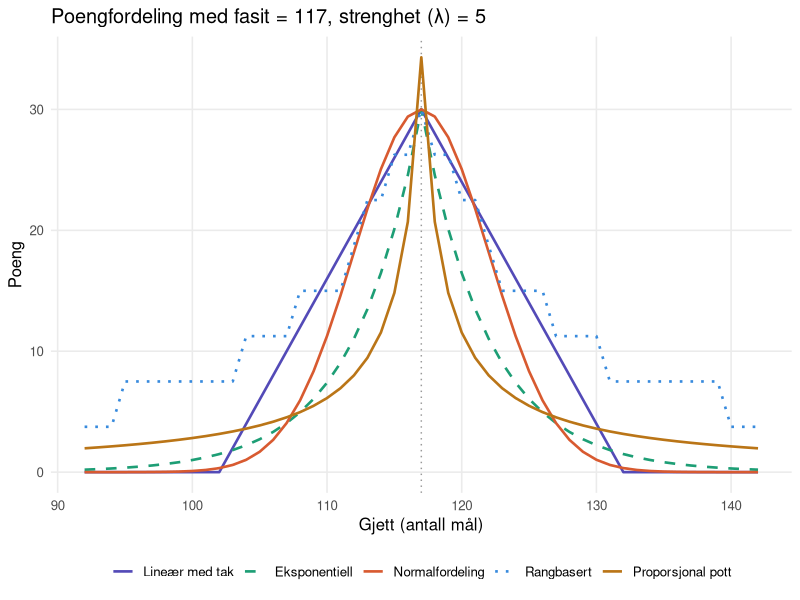

Recreate this plot in R.
## ---- chunk 1
#| label: setup

library(ggplot2)
library(dplyr)
library(tidyr)
library(knitr)

fasit <- 117
lambda <- 5
sigma <- 5
## ---- chunk 2
#| label: kurver
#| fig-width: 8
#| fig-height: 4.5

# Lager et rutenett av mulige gjett rundt fasiten
gjett <- seq(fasit - 25, fasit + 25, by = 1)
avvik <- abs(gjett - fasit)

# Fem metoder
linear      <- pmax(30 - 2 * avvik, 0)
eksp        <- 30 * exp(-avvik / lambda)
normal      <- 30 * exp(-(avvik^2) / (2 * sigma^2))

# Rangbasert: simulerer 7 deltakere for å vise hvordan en ny gjett rangeres
sim_avvik <- c(0, 2, 4, 5, 9, 13, 22)
n_sim <- length(sim_avvik) + 1
rang_kurve <- sapply(avvik, function(a) {
  alle <- c(sim_avvik, a)
  r <- rank(alle, ties.method = "min")[length(alle)]
  30 * (n_sim - r + 1) / n_sim
})

# Proporsjonal pott: total pott på 100 fordelt etter nærhet
sim_naerhet <- 1 / (1 + sim_avvik)
pott_kurve <- sapply(avvik, function(a) {
  ekstra <- 1 / (1 + a)
  100 * ekstra / (sum(sim_naerhet) + ekstra)
})

df <- tibble(
  gjett = gjett,
  `Lineær med tak` = linear,
  `Eksponentiell` = eksp,
  `Normalfordeling` = normal,
  `Rangbasert` = rang_kurve,
  `Proporsjonal pott` = pott_kurve
) |>
  pivot_longer(-gjett, names_to = "metode", values_to = "poeng") |>
  mutate(metode = factor(metode, levels = c(
    "Lineær med tak", "Eksponentiell", "Normalfordeling",
    "Rangbasert", "Proporsjonal pott"
  )))

ggplot(df, aes(gjett, poeng, color = metode, linetype = metode)) +
  geom_vline(xintercept = fasit, color = "grey60", linetype = "dotted") +
  geom_line(linewidth = 0.9) +
  scale_color_manual(values = c(
    "Lineær med tak" = "#534AB7",
    "Eksponentiell" = "#1D9E75",
    "Normalfordeling" = "#D85A30",
    "Rangbasert" = "#378ADD",
    "Proporsjonal pott" = "#BA7517"
  )) +
  scale_linetype_manual(values = c(
    "Lineær med tak" = "solid",
    "Eksponentiell" = "dashed",
    "Normalfordeling" = "solid",
    "Rangbasert" = "dotted",
    "Proporsjonal pott" = "solid"
  )) +
  labs(
    x = "Gjett (antall mål)",
    y = "Poeng",
    color = NULL,
    linetype = NULL,
    title = paste0("Poengfordeling med fasit = ", fasit, ", strenghet (λ) = ", lambda)
  ) +
  theme_minimal(base_size = 12) +
  theme(
    legend.position = "bottom",
    panel.grid.minor = element_blank()
  )
## ---- chunk 3
#| label: tabell

deltakere <- tibble(
  Deltaker = c("Halvard", "Felix", "Nina", "Dagfinn", "Øyvind", "Philipp", "Jon"),
  Gjett = c(117, 119, 113, 122, 108, 130, 95)
) |>
  mutate(Avvik = abs(Gjett - fasit))

# Beregn poeng under hver metode
deltakere_poeng <- deltakere |>
  mutate(
    `Lineær` = pmax(30 - 2 * Avvik, 0),
    `Eksponentiell` = round(30 * exp(-Avvik / lambda), 1),
    `Normal` = round(30 * exp(-(Avvik^2) / (2 * sigma^2)), 1),
    `Rang` = round(30 * (n() - rank(Avvik, ties.method = "min") + 1) / n(), 1),
    `Pott` = round(100 * (1 / (1 + Avvik)) / sum(1 / (1 + Avvik)), 1)
  )

kable(deltakere_poeng, align = c("l", "r", "r", "r", "r", "r", "r", "r"))
